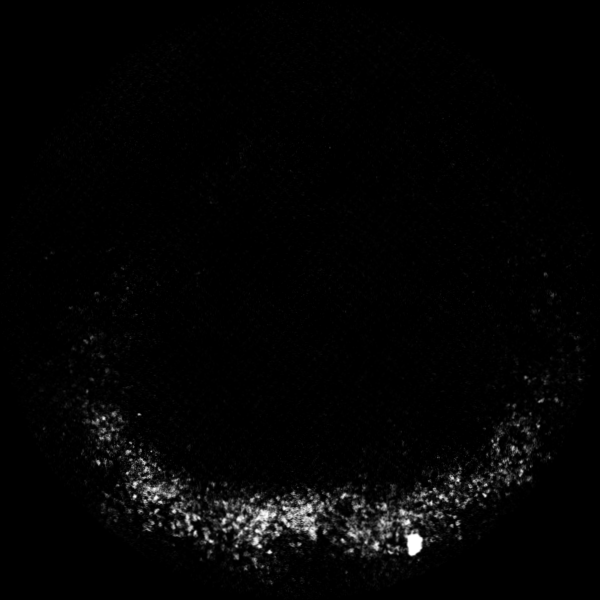
%> input picture Staining-signal-quantification/2h_1/NODAL_ventral(binarized-crop-rotated).tif, 600 x 600 px; the run also reads 1 picture not shown here
$ octave ArchetypePattern.m   (GNU Octave 9; MATLAB toolbox functions it lacks are replaced by stand-ins)
%> lines starting %> are read from the running program, lines starting %| are printed output that depends on the picture
%% ArchetypePattern
% Collect and average cropped circular patterns

clearvars
close all

%% Parameters
% Path where to find embryo subfolders
Path='\\gaia.pasteur.fr\MVS_DATA1\Aurelien\PAPER\23-02-24_Hypoblast-paper\CodeAvailability\Staining-signal-quantification\Data';
% Timings to consider
Timings={'2h' '4h' '6h' '8h'};
% Indexes of the embryos associated with each timing
Indexes={1:7 1:6 1:11 1:7};
% Size of the images
Size=600;

%% Binarized NODAL patterns
close all
for timing=1:4
    Index=Indexes{timing};
    %% Collect all images
    % Initialization of the pooling matrices
    PoolNODALventral=nan(Size,Size,length(Index));
    PoolNODALdorsal=nan(Size,Size,length(Index));
    for embryo=Index
        % NODAL_ventral
        temp=imread([Path filesep Timings{timing} '_' num2str(embryo) filesep 'NODAL_ventral(binarized-crop-rotated).tif']);
%> temp is the input picture: size 600x600 uint8; min 0, max 255, mean 4.6
        temp=double(temp);
%> temp: size 600x600 double
        %temp=imboxfilt(temp,FilterSize);
        PoolNODALventral(:,:,embryo)=temp./255;

        % NODAL_dorsal
        temp=imread([Path filesep Timings{timing} '_' num2str(embryo) filesep 'NODAL_dorsal(binarized-crop-rotated).tif']);
        temp=double(temp);
%> temp: size 600x600 double
        %temp=imboxfilt(temp,FilterSize);
        PoolNODALdorsal(:,:,embryo)=temp./255;
    end

    hfig=figure();
    imagesc(mean(PoolNODALventral,3))
    colormap jet
    colorbar
    title([Timings{timing} ' ventral'])
    caxis([0 1])
    daspect([1 1 1])
    xticks([]);
    yticks([]);
    set(findall(gcf,'-property','FontSize'),'FontSize',13)
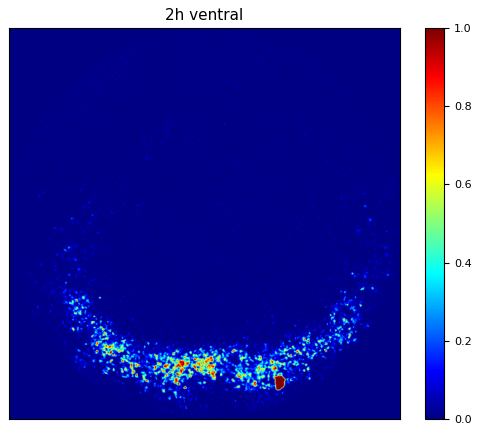
%> figure redrawn from the program's plot data
    print(hfig,'-dpng',[Path filesep 'NODAL-ventral' num2str(Timings{timing}) '.png'],'-r300');

    hfig=figure();
    imagesc(mean(PoolNODALdorsal,3))
    colormap jet
    colorbar
    title([Timings{timing} ' dorsal'])
    caxis([0 1])
    daspect([1 1 1])
    xticks([]);
    yticks([]);
    set(findall(gcf,'-property','FontSize'),'FontSize',13)
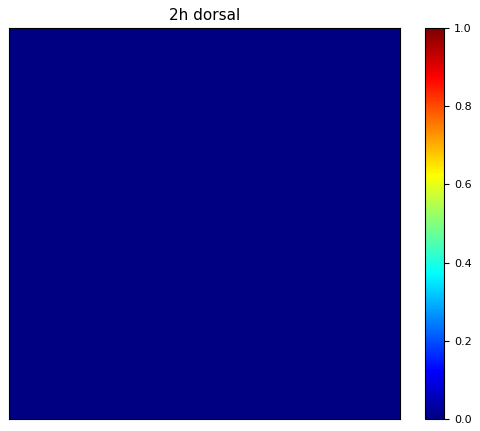
%> figure redrawn from the program's plot data
    print(hfig,'-dpng',[Path filesep 'NODAL-dorsal' num2str(Timings{timing}) '.png'],'-r300');

end
